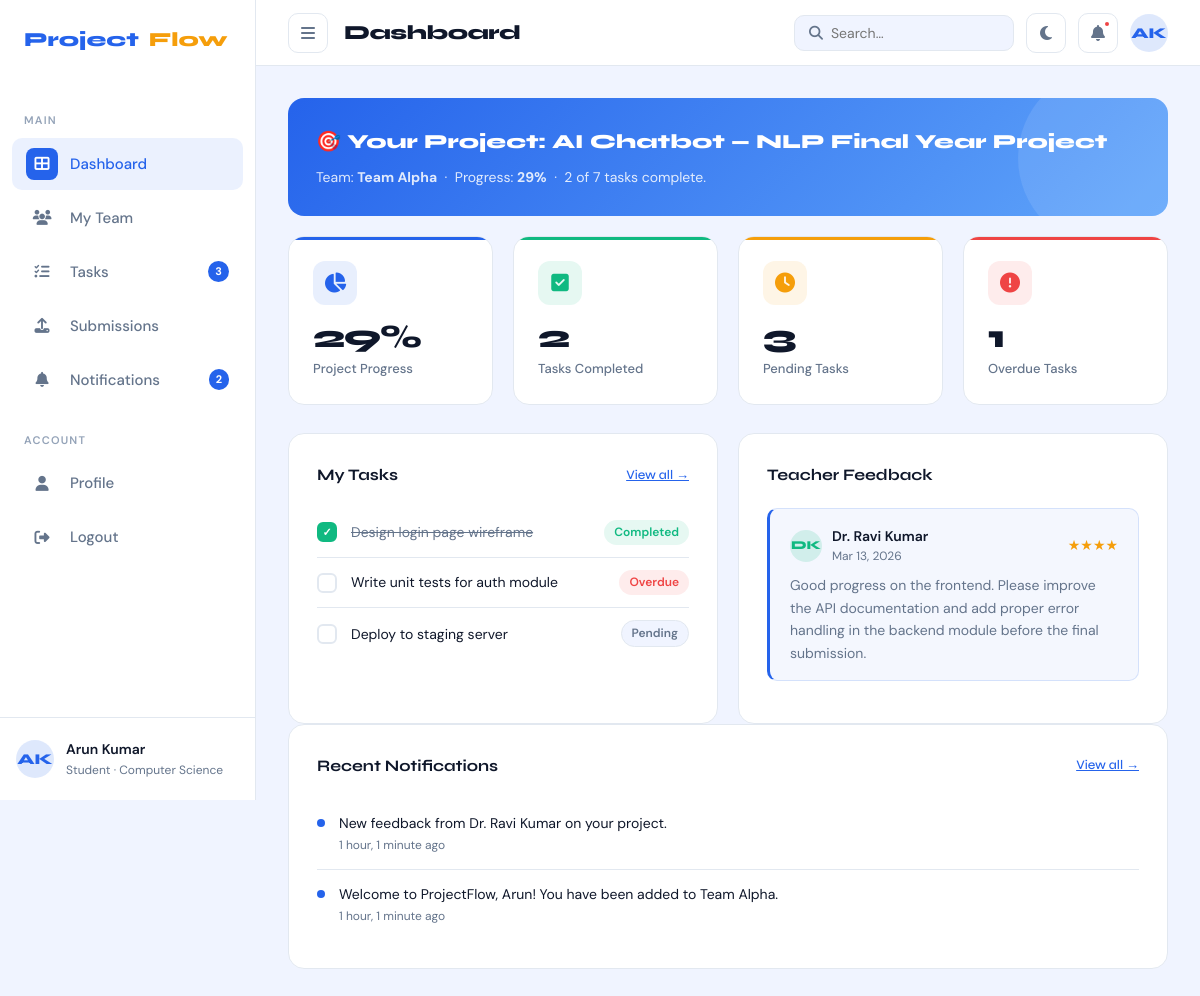
/dashboard/student/ (signed in), run on the app's committed database.
### accounts/models.py (models this page shows, shortened)
class User(AbstractUser):
    class Role(models.TextChoices):
        STUDENT = 'student', 'Student'
        TEACHER = 'teacher', 'Teacher'
        ADMIN   = 'admin',   'Admin'
    DEPARTMENT_CHOICES = [
        ('cs',   'Computer Science'),
        ('it',   'Information Technology'),
        ('ece',  'Electronics & Communication'),
        ('mech', 'Mechanical Engineering'),
        ('civil','Civil Engineering'),
        ('other','Other'),
    ]
    role       = models.CharField(max_length=10, choices=Role.choices, default=Role.STUDENT)
    student_id = models.CharField(max_length=20, blank=True, null=True, unique=True)
    department = models.CharField(max_length=10, choices=DEPARTMENT_CHOICES, default='cs')
    bio        = models.TextField(blank=True)
    avatar     = models.ImageField(upload_to='avatars/', blank=True, null=True)
    phone      = models.CharField(max_length=20, blank=True)
    github_url = models.URLField(blank=True)
    class Meta:
        verbose_name = 'User'
        verbose_name_plural = 'Users'
    @property
    def is_student(self):
        return self.role == self.Role.STUDENT
    @property
    def is_teacher(self):
        return self.role == self.Role.TEACHER
    @property
    def initials(self):
        name = self.get_full_name()
        if name:
            parts = name.split()
            return (parts[0][0] + parts[-1][0]).upper() if len(parts) > 1 else parts[0][:2].upper()
        return self.username[:2].upper()
    @property
    def current_team(self):
        membership = self.memberships.filter(is_active=True).select_related('team').first()
        return membership.team if membership else None

### teams/models.py (models this page shows, shortened)
class Team(models.Model):
    STATUS_CHOICES = [
        ('forming',  'Forming'),
        ('active',   'Active'),
        ('at_risk',  'At Risk'),
        ('completed','Completed'),
        ('inactive', 'Inactive'),
    ]
    DEPARTMENT_CHOICES = [
        ('cs',   'Computer Science'),
        ('it',   'Information Technology'),
        ('ece',  'Electronics & Communication'),
        ('mech', 'Mechanical Engineering'),
        ('civil','Civil Engineering'),
        ('other','Other'),
    ]
    name        = models.CharField(max_length=100, unique=True)
    project_title = models.CharField(max_length=200)
    description = models.TextField(blank=True)
    department  = models.CharField(max_length=10, choices=DEPARTMENT_CHOICES, default='cs')
    teacher     = models.ForeignKey(
        settings.AUTH_USER_MODEL,
        on_delete=models.SET_NULL,
        null=True, blank=True,
        related_name='supervised_teams',
        limit_choices_to={'role': 'teacher'}
    )
    leader      = models.ForeignKey(
        settings.AUTH_USER_MODEL,
        on_delete=models.SET_NULL,
        null=True, blank=True,
        related_name='led_teams',
        limit_choices_to={'role': 'student'}
    )
    status       = models.CharField(max_length=12, choices=STATUS_CHOICES, default='forming')
    github_url   = models.URLField(blank=True)
    max_members  = models.PositiveSmallIntegerField(default=6)
    created_at   = models.DateTimeField(auto_now_add=True)
    updated_at   = models.DateTimeField(auto_now=True)
    class Meta:
        ordering = ['-created_at']
    @property
    def progress_percent(self):
        tasks = self.tasks.all()
        total = tasks.count()
        if total == 0:
            return 0
        done = tasks.filter(status='completed').count()
        return round((done / total) * 100)

class Feedback(models.Model):
    FEEDBACK_TYPE_CHOICES = [
        ('general',   'General Feedback'),
        ('code',      'Code Review'),
        ('docs',      'Documentation Review'),
        ('slides',    'Presentation Feedback'),
    ]
    team        = models.ForeignKey(Team, on_delete=models.CASCADE, related_name='feedback_list')
    teacher     = models.ForeignKey(
        settings.AUTH_USER_MODEL,
        on_delete=models.CASCADE,
        related_name='given_feedback',
        limit_choices_to={'role': 'teacher'}
    )
    feedback_type = models.CharField(max_length=10, choices=FEEDBACK_TYPE_CHOICES, default='general')
    message     = models.TextField()
    rating      = models.PositiveSmallIntegerField(
        validators=[MinValueValidator(1), MaxValueValidator(5)],
        null=True, blank=True
    )
    created_at  = models.DateTimeField(auto_now_add=True)
    class Meta:
        ordering = ['-created_at']
    @property
    def star_range(self):
        return range(self.rating or 0)

### tasks/models.py (models this page shows, shortened)
class Task(models.Model):
    PRIORITY_CHOICES = [
        ('low',    'Low'),
        ('medium', 'Medium'),
        ('high',   'High'),
    ]
    STATUS_CHOICES = [
        ('pending',     'Pending'),
        ('in_progress', 'In Progress'),
        ('completed',   'Completed'),
        ('overdue',     'Overdue'),
    ]
    team        = models.ForeignKey(
        'teams.Team', on_delete=models.CASCADE, related_name='tasks'
    )
    title       = models.CharField(max_length=200)
    description = models.TextField(blank=True)
    assigned_to = models.ForeignKey(
        settings.AUTH_USER_MODEL,
        on_delete=models.SET_NULL,
        null=True, blank=True,
        related_name='assigned_tasks'
    )
    created_by  = models.ForeignKey(
        settings.AUTH_USER_MODEL,
        on_delete=models.SET_NULL,
        null=True,
        related_name='created_tasks'
    )
    priority    = models.CharField(max_length=6,  choices=PRIORITY_CHOICES, default='medium')
    status      = models.CharField(max_length=12, choices=STATUS_CHOICES,   default='pending')
    deadline    = models.DateField(null=True, blank=True)
    completed_at = models.DateTimeField(null=True, blank=True)
    created_at  = models.DateTimeField(auto_now_add=True)
    updated_at  = models.DateTimeField(auto_now=True)
    class Meta:
        ordering = ['deadline', '-priority']

### notifications/models.py (models this page shows, shortened)
class Notification(models.Model):
    COLOR_CHOICES = [
        ('blue',  'Blue'),
        ('green', 'Green'),
        ('amber', 'Amber'),
        ('red',   'Red'),
        ('gray',  'Gray'),
    ]
    recipient   = models.ForeignKey(
        settings.AUTH_USER_MODEL,
        on_delete=models.CASCADE,
        related_name='notifications'
    )
    verb        = models.CharField(max_length=50)   # e.g. "task assigned"
    description = models.TextField()
    icon        = models.CharField(max_length=40, default='fa-bell')  # FontAwesome class
    color       = models.CharField(max_length=6, choices=COLOR_CHOICES, default='blue')
    is_read     = models.BooleanField(default=False)
    created_at  = models.DateTimeField(auto_now_add=True)
    class Meta:
        ordering = ['-created_at']

### core/views.py (the view)
# urls.py: path('student/',  views.StudentDashboardView.as_view(), name='student_dashboard'),
class StudentDashboardView(LoginRequiredMixin, TemplateView):
    template_name = 'core/student_dashboard.html'
    def get_context_data(self, **kwargs):
        ctx  = super().get_context_data(**kwargs)
        user = self.request.user
        team = user.current_team
        ctx['team'] = team
        ctx['active_nav'] = 'dashboard'
        if team:
            tasks        = team.tasks.all()
            ctx['tasks_total']     = tasks.count()
            ctx['tasks_done']      = tasks.filter(status='completed').count()
            ctx['tasks_pending']   = tasks.filter(status='pending').count()
            ctx['tasks_overdue']   = tasks.filter(status='overdue').count()
            ctx['my_tasks']        = tasks.filter(assigned_to=user).order_by('deadline')[:5]
            ctx['recent_feedback'] = team.feedback_list.select_related('teacher').all()[:3]
            ctx['submissions']     = team.submissions.all()[:5]
            ctx['progress']        = team.progress_percent
        return ctx

### templates/core/student_dashboard.html (shortened to what this page needs)
{% extends 'base_app.html' %}
{% block page_title %}Dashboard{% endblock %}
{% block content %}
{% if team %}
<div class="announce-card fade-up">
  <h3>🎯 Your Project: {{ team.project_title }}</h3>
  <p>Team: <strong>{{ team.name }}</strong> &nbsp;·&nbsp;
     Progress: <strong>{{ progress }}%</strong> &nbsp;·&nbsp;
     {{ tasks_done }} of {{ tasks_total }} tasks complete.</p>
</div>
{% endif %}
<div class="stat-cards fade-up fade-up-1">
  <div class="stat-card blue">
    <div class="stat-icon blue"><i class="fa fa-chart-pie"></i></div>
    <div class="stat-value">{{ progress|default:0 }}%</div>
    <div class="stat-label">Project Progress</div>
  </div>
  <div class="stat-card green">
    <div class="stat-icon green"><i class="fa fa-check-square"></i></div>
    <div class="stat-value">{{ tasks_done|default:0 }}</div>
    <div class="stat-label">Tasks Completed</div>
  </div>
  <div class="stat-card amber">
    <div class="stat-icon amber"><i class="fa fa-clock"></i></div>
    <div class="stat-value">{{ tasks_pending|default:0 }}</div>
    <div class="stat-label">Pending Tasks</div>
  </div>
  <div class="stat-card red">
    <div class="stat-icon red"><i class="fa fa-exclamation-circle"></i></div>
    <div class="stat-value">{{ tasks_overdue|default:0 }}</div>
    <div class="stat-label">Overdue Tasks</div>
  </div>
</div>
<div class="grid-2 fade-up fade-up-2">
  <div class="card">
    <div class="card-title">My Tasks
      <a href="{% url 'tasks:list' %}" style="font-size:13px;color:var(--brand);font-weight:500">View all →</a>
    </div>
    {% if my_tasks %}
      {% for task in my_tasks %}
      <div class="task-item">
        <div class="task-check {% if task.status == 'completed' %}done{% endif %}"></div>
        <span class="task-text {% if task.status == 'completed' %}done{% endif %}">{{ task.title }}</span>
        <span class="badge badge-{% if task.status == 'completed' %}green{% elif task.status == 'overdue' %}red{% elif task.status == 'in_progress' %}blue{% else %}gray{% endif %}">
          {{ task.get_status_display }}
        </span>
      </div>
      {% endfor %}
    {% endif %}
  </div>
  <div class="card">
    <div class="card-title">Teacher Feedback</div>
    {% if recent_feedback %}
      {% for fb in recent_feedback %}
      <div class="feedback-box">
        <div class="feedback-header">
          <div class="avatar avatar-green" style="width:32px;height:32px;font-size:12px">
            {{ fb.teacher.initials }}
          </div>
          <div>
            <div class="feedback-name">{{ fb.teacher.get_full_name }}</div>
            <div class="feedback-date">{{ fb.created_at|date:"M d, Y" }}</div>
          </div>
          {% if fb.rating %}
          <div class="stars" style="margin-left:auto">
            {% for i in fb.star_range %}★{% endfor %}
          </div>
          {% endif %}
        </div>
        <div class="feedback-text">{{ fb.message|truncatewords:30 }}</div>
      </div>
      {% endfor %}
    {% else %}
      <div class="empty-state" style="padding:30px 0">
        <i class="fa fa-comment-slash"></i>
        <p>No feedback received yet.</p>
      </div>
    {% endif %}
  </div>
</div>
<div class="card fade-up fade-up-3">
  <div class="card-title">Recent Notifications
    <a href="{% url 'notifications:list' %}" style="font-size:13px;color:var(--brand);font-weight:500">View all →</a>
  </div>
  {% if unread_notifications %}
  <div class="notif-list">
    {% for notif in unread_notifications %}
    <div class="notif-item">
      <div class="notif-dot" style="background:var(--{% if notif.color == 'blue' %}brand{% elif notif.color == 'green' %}accent2{% elif notif.color == 'amber' %}accent{% else %}danger{% endif %})"></div>
      <div>
        <div class="notif-text">{{ notif.description }}</div>
        <div class="notif-time">{{ notif.created_at|timesince }} ago</div>
      </div>
    </div>
    {% endfor %}
  </div>
  {% else %}
  <div class="empty-state" style="padding:24px 0">
    <i class="fa fa-bell-slash"></i>
    <p>You're all caught up!</p>
  </div>
  {% endif %}
</div>
{% endblock %}

### templates/base_app.html (shortened to what this page needs)
{% extends 'base.html' %}
{% load static %}
{% block body %}
<div class="app-shell">
  <aside class="sidebar" id="sidebar">
    <a class="sidebar-logo" href="{% url 'dashboard' %}">
      Project<span style="color:var(--accent)">Flow</span>
    </a>
    {% if user.is_student %}
      <div class="sidebar-section-title">Main</div>
      <ul class="sidebar-nav">
        <li><a href="{% url 'student_dashboard' %}" class="{% if active_nav == 'dashboard' %}active{% endif %}">
          <span class="nav-icon"><i class="fa fa-th-large"></i></span>Dashboard</a></li>
        <li><a href="{% url 'teams:list' %}" class="{% if active_nav == 'teams' %}active{% endif %}">
          <span class="nav-icon"><i class="fa fa-users"></i></span>My Team</a></li>
        <li><a href="{% url 'tasks:list' %}" class="{% if active_nav == 'tasks' %}active{% endif %}">
          <span class="nav-icon"><i class="fa fa-tasks"></i></span>Tasks
          {% if tasks_pending > 0 %}<span class="sidebar-badge">{{ tasks_pending }}</span>{% endif %}
        </a></li>
        <li><a href="{% url 'submissions:list' %}" class="{% if active_nav == 'submissions' %}active{% endif %}">
          <span class="nav-icon"><i class="fa fa-upload"></i></span>Submissions</a></li>
        <li><a href="{% url 'notifications:list' %}" class="{% if active_nav == 'notifications' %}active{% endif %}">
          <span class="nav-icon"><i class="fa fa-bell"></i></span>Notifications
          {% if unread_count > 0 %}<span class="sidebar-badge">{{ unread_count }}</span>{% endif %}
        </a></li>
      </ul>
    {% endif %}
    <div class="sidebar-section-title">Account</div>
    <ul class="sidebar-nav">
      <li><a href="{% url 'profile:detail' %}" class="{% if active_nav == 'profile' %}active{% endif %}">
        <span class="nav-icon"><i class="fa fa-user"></i></span>Profile</a></li>
      <li><a href="{% url 'accounts:logout' %}">
        <span class="nav-icon"><i class="fa fa-sign-out-alt"></i></span>Logout</a></li>
    </ul>
    <div class="sidebar-user">
      <div class="avatar avatar-blue">{{ user.initials }}</div>
      <div class="sidebar-user-info">
        <div class="sidebar-user-name">{{ user.get_full_name|default:user.username }}</div>
        <div class="sidebar-user-role">{{ user.get_role_display }} · {{ user.get_department_display }}</div>
      </div>
    </div>
  </aside>
  <div class="main-content">
    <header class="topbar">
      <div class="topbar-left">
        <button class="icon-btn" id="sidebar-toggle" onclick="toggleSidebar()">
          <i class="fa fa-bars"></i>
        </button>
        <div class="page-title">{% block page_title %}Dashboard{% endblock %}</div>
      </div>
      <div class="topbar-right">
        <form action="" method="get" class="search-box">
          <i class="fa fa-search"></i>
          <input name="q" placeholder="Search…" value="{{ request.GET.q }}"
                 style="border:none;background:transparent;outline:none;font-family:var(--font-body);font-size:14px;color:var(--text);width:160px">
        </form>
        <button class="icon-btn" onclick="toggleTheme()" title="Toggle dark mode">
          <i class="fa fa-moon" id="theme-icon"></i>
        </button>
        <a href="{% url 'notifications:list' %}" class="icon-btn" style="position:relative">
          <i class="fa fa-bell"></i>
          {% if unread_count > 0 %}
          <span style="position:absolute;top:6px;right:6px;width:8px;height:8px;
                       background:var(--danger);border-radius:50%;border:2px solid var(--surface)"></span>
          {% endif %}
        </a>
        <a href="{% url 'profile:detail' %}" class="avatar avatar-blue" style="text-decoration:none;cursor:pointer">
          {{ user.initials }}
        </a>
      </div>
    </header>
    <div class="content-area">
      {% block content %}{% endblock %}
    </div>
  </div>
</div>
{% endblock %}

### templates/base.html (shortened to what this page needs)
{% load static %}
<!DOCTYPE html>
<html lang="en" data-theme="">
<head>
  <link rel="stylesheet" href="https://cdnjs.cloudflare.com/ajax/libs/font-awesome/6.5.0/css/all.min.css">
  <link rel="stylesheet" href="{% static 'css/main.css' %}">
</head>
<body>
{% block body %}{% endblock %}
</body>
</html>

### data on the page
User: initials "AK", get_full_name "Arun Kumar", role "Student", department "Computer Science"
Team: project_title "AI Chatbot — NLP Final Year Project", name "Team Alpha"
Task: title "Design login page wireframe", status "Completed"
Task: title "Write unit tests for auth module", status "Overdue"
Task: title "Deploy to staging server", status "Pending"
Feedback: teacher.initials "DK", teacher.get_full_name "Dr. Ravi Kumar", created_at "Mar 13, 2026", message "Good progress on the frontend. Please improve the API documentation and add proper error handling in the backend module before the final submission."
Notification: description "New feedback from Dr. Ravi Kumar on your project.", created_at "1 hour, 1 minute"
Notification: description "Welcome to ProjectFlow, Arun! You have been added to Team Alpha.", created_at "1 hour, 1 minute"

### other printed values
{{ tasks_pending }} "3"
{{ unread_count }} "2"
{{ progress }} "29"
{{ tasks_done }} "2"
{{ tasks_total }} "7"
{{ progress|default:0 }} "29"
{{ tasks_done|default:0 }} "2"
{{ tasks_pending|default:0 }} "3"
{{ tasks_overdue|default:0 }} "1"
